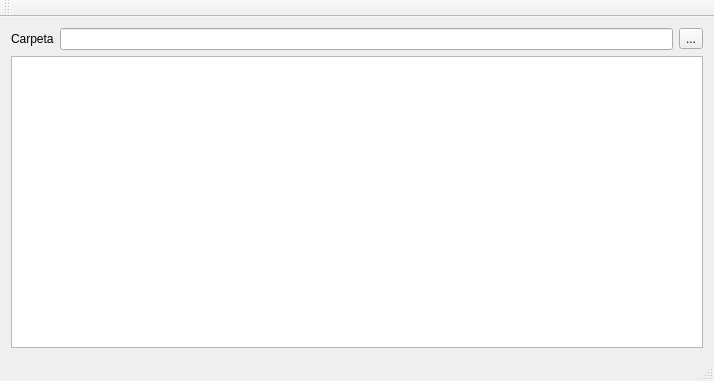
<?xml version="1.0" encoding="UTF-8"?>
<ui version="4.0">
 <class>MainWindow</class>
 <widget class="QMainWindow" name="MainWindow">
  <property name="geometry">
   <rect>
    <x>0</x>
    <y>0</y>
    <width>714</width>
    <height>381</height>
   </rect>
  </property>
  <property name="windowTitle">
   <string>MainWindow</string>
  </property>
  <widget class="QWidget" name="centralWidget">
   <layout class="QVBoxLayout" name="verticalLayout">
    <item>
     <layout class="QHBoxLayout" name="horizontalLayout">
      <item>
       <widget class="QLabel" name="label">
        <property name="text">
         <string>Carpeta</string>
        </property>
       </widget>
      </item>
      <item>
       <widget class="QLineEdit" name="carpetaLineEdit">
        <property name="readOnly">
         <bool>true</bool>
        </property>
       </widget>
      </item>
      <item>
       <widget class="QToolButton" name="explorarToolButton">
        <property name="text">
         <string>...</string>
        </property>
       </widget>
      </item>
     </layout>
    </item>
    <item>
     <widget class="QTextBrowser" name="textBrowser"/>
    </item>
   </layout>
  </widget>
  <widget class="QMenuBar" name="menuBar">
   <property name="geometry">
    <rect>
     <x>0</x>
     <y>0</y>
     <width>714</width>
     <height>21</height>
    </rect>
   </property>
  </widget>
  <widget class="QToolBar" name="mainToolBar">
   <attribute name="toolBarArea">
    <enum>TopToolBarArea</enum>
   </attribute>
   <attribute name="toolBarBreak">
    <bool>false</bool>
   </attribute>
  </widget>
  <widget class="QStatusBar" name="statusBar"/>
 </widget>
 <layoutdefault spacing="6" margin="11"/>
 <resources/>
 <connections/>
</ui>
